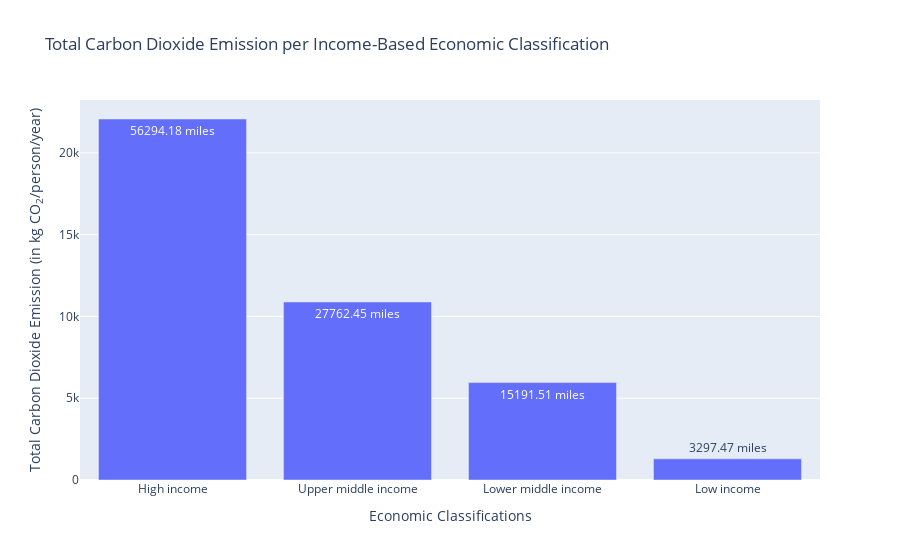

The cell this chart's notebook holds for it:
### Markdown cell above
*Note that this is an interactive graph. Hovering allows for a more granular look at the data.*

### Code cell
fig = go.Figure(data = [
    go.Bar(x = economies_co2['economy'],
          y = economies_co2['TOTAL'],
          text = mileage,
          name = 'Consumption',
          textposition = 'auto')
])

fig.update_layout(title = "Total Carbon Dioxide Emission per Income-Based Economic Classification",
                  xaxis_title = "Economic Classifications",
                  yaxis_title = "Total Carbon Dioxide Emission (in kg CO<sub>2</sub>/person/year)")

fig.show()

### Figure 1 — Plotly figure (JSON) as saved in the notebook; plotly's stock layout.template omitted (floating-point values rounded to 4 significant figures)
{"data": [{"name": "Consumption", "text": ["56294.18 miles", "27762.45 miles", "15191.51 miles", "3297.47 miles"], "textposition": "auto", "type": "bar", "x": ["High income", "Upper middle income", "Lower middle income", "Low income"], "y": [22070.0, 10880.0, 5955.0, 1293.0]}], "layout": {"title": {"text": "Total Carbon Dioxide Emission per Income-Based Economic Classification"}, "xaxis": {"title": {"text": "Economic Classifications"}}, "yaxis": {"title": {"text": "Total Carbon Dioxide Emission (in kg CO<sub>2</sub>/person/year)"}}}}
